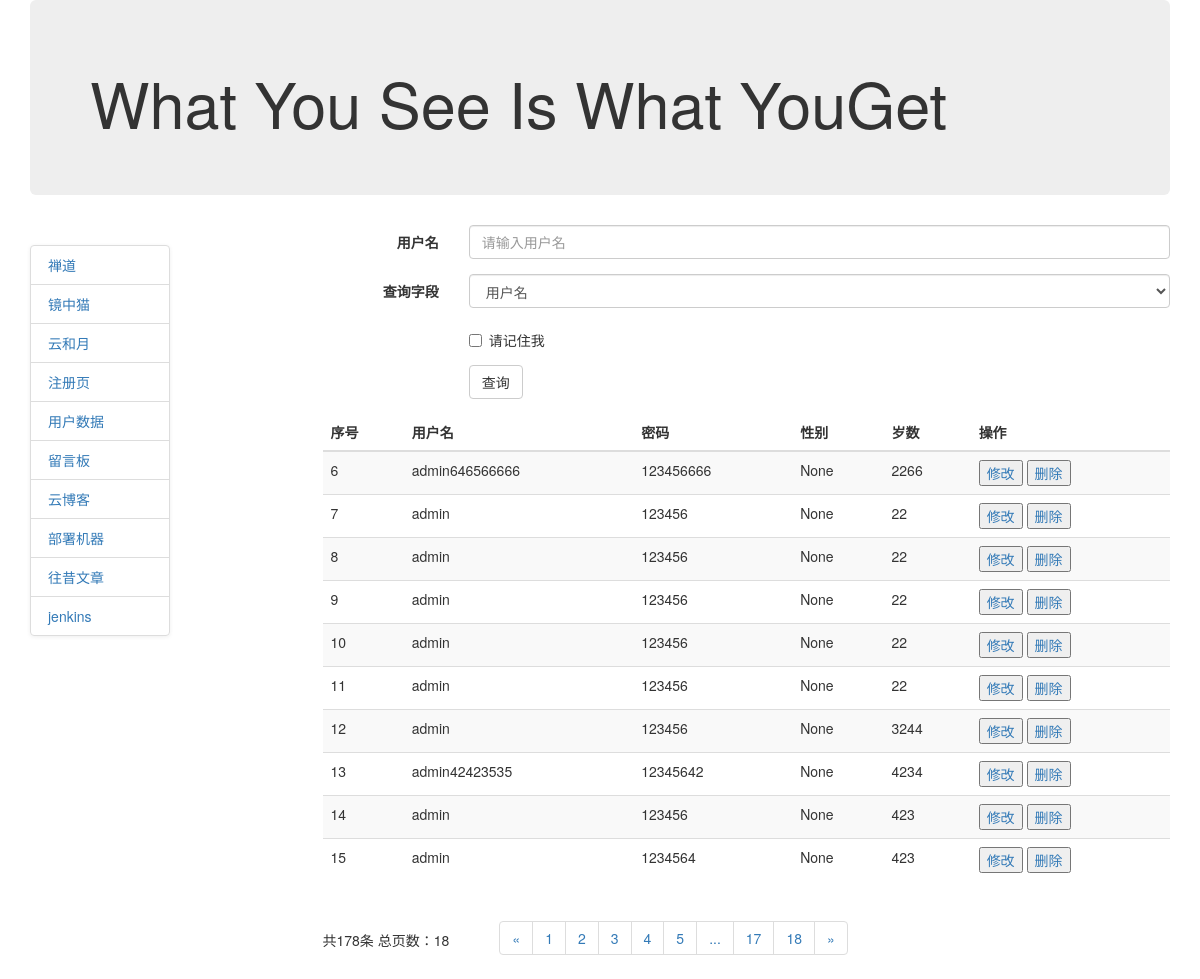
The page /user/userlist on the database as committed earlier.
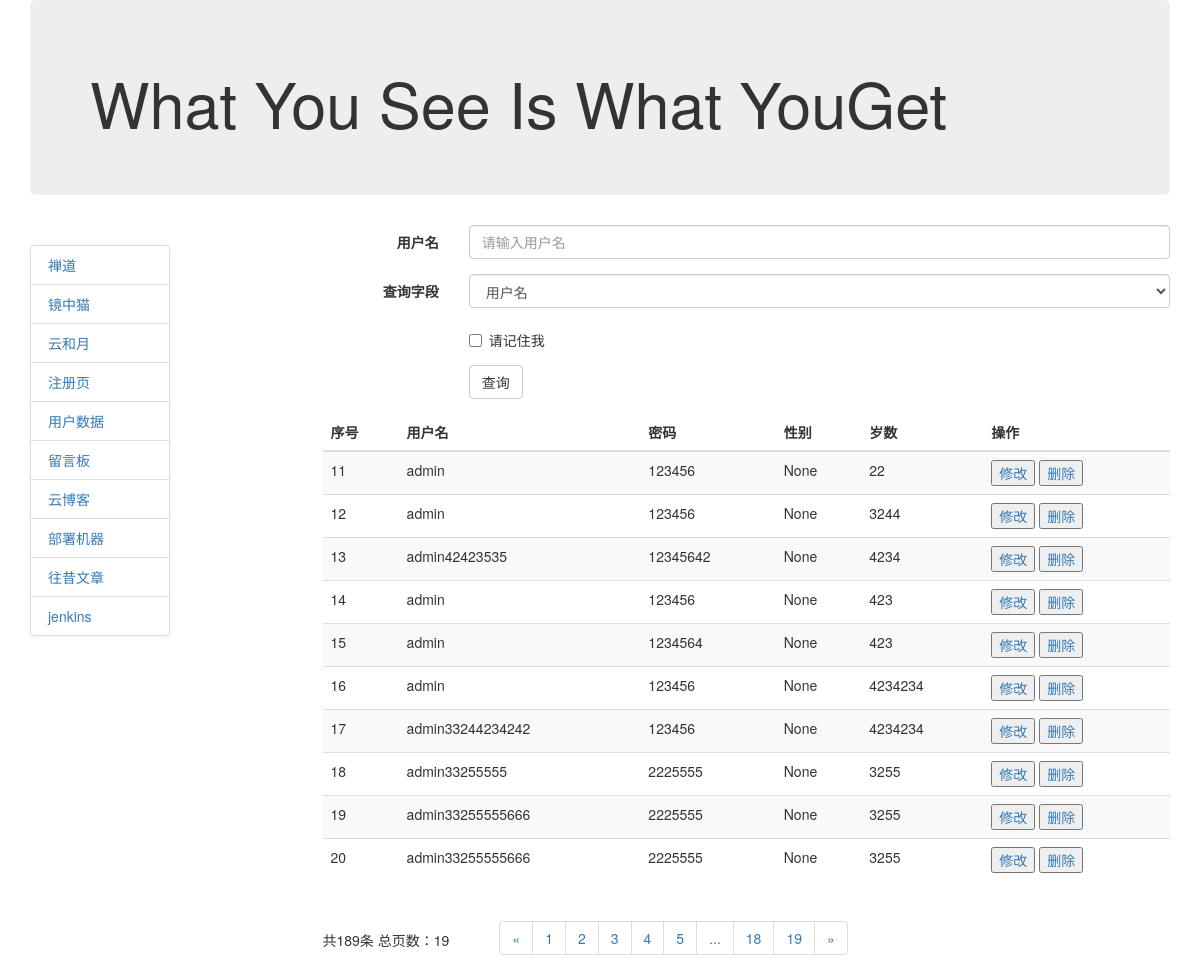
The same page on the database as committed later.
### models.py (models this page shows)
class User(db.Model):
    id = db.Column(db.Integer, primary_key=True)
    username = db.Column(db.String)
    password = db.Column(db.String)
    sex = db.Column(db.String)
    age = db.Column(db.Integer)

### views/users/users.py (the view)
@user_app.route("/userlist", methods=['get', 'post'])
def userList():
    if request.method == "POST":
        input_username = request.form['username']
        condition = {request.form['field']: input_username}
        print(condition)
        users = User.query.filter_by(**condition).all()
        if not input_username:
            users = User.query.all()
    else:
        page = request.args.get('page')
        if page is not None:
            users = User.query.paginate(int(page), 10)
        else:
            users = User.query.paginate(1, 10)
    return render_template("user/user_list.html", users=users.items,
                           pages=users.pages,  # 总页数
                           total=users.total,  # 总条数
                           pageList=users.iter_pages(),  # 自动分页
                           next_num=users.next_num,  # 下一页
                           prev_num=users.prev_num  # 上一页
                           )

### templates/user/user_list.html (shortened to what this page needs)
{% extends 'base02.html' %}
{% block content %}
<form class="form-horizontal" role="form" action="{{ url_for("user_app.userList") }}" method="post">
  <div class="form-group">
    <label for="username" class="col-sm-2 control-label">用户名</label>
    <div class="col-sm-10">
      <input type="text" class="form-control" id="username" name="username" placeholder="请输入用户名">
    </div>
  </div>
  <div class="form-group">
		<label for="field" class="col-xs-2 control-label">查询字段</label>
		<div class="col-xs-10">
			<select name="field" class="form-control">
				<option value="username">用户名</option>
			</select>
		</div>
  </div>
  <div class="form-group">
    <div class="col-sm-offset-2 col-sm-10">
      <div class="checkbox">
        <label>
          <input type="checkbox">请记住我
        </label>
      </div>
    </div>
  </div>
  <div class="form-group">
    <div class="col-sm-offset-2 col-sm-10">
      <button type="submit" class="btn btn-default">查询</button>
    </div>
  </div>
</form>
<table class="table table-striped">
  <thead>
    <tr>
		<th>序号</th>
		<th>用户名</th>
		<th>密码</th>
		<th>性别</th>
		<th>岁数</th>
		<th>操作</th>
	</tr>
  </thead>
  <tbody>
    {% for user in users %}
	<tr>
		<td>{{ user.id}}</td>
		<td>{{ user.username}}</td>
		<td>{{ user.password}}</td>
		<td>{{ user.sex}}</td>
		<td>{{ user.age}}</td>
		<td>
			<a href="{{ url_for("user_app.editUser", user_id=user.id) }}">
				 <button type="button">修改</button>
			</a>
			<a href="{{ url_for("user_app.deleteUser", user_id=user.id) }}">
				 <button type="button" onclick="return confirm('Are you sure?')">删除</button>
			</a>
		</td>
	</tr>
	{% endfor %}
  </tbody>
</table>
<table>
	<tr>
	<td>共{{ total }}条 总页数：{{ pages }}</td>
	<td >
		<ul class="pagination" style="margin-left: 50px">
			{% if prev_num != None %}
				<li><a href="?page={{ prev_num }}">&laquo;</a></li>
			{% else %}
				<li><a href="#">&laquo;</a></li>
			{% endif %}
			{% for page in pageList %}
				{% if page != None %}
					<li><a href="?page={{ page }}">{{ page }}</a></li>
				{% else %}
					<li><a href="#">...</a></li>
				{% endif %}
			{% endfor %}
			{% if next_num != None %}
				<li><a href="?page={{ next_num }}">&raquo;</a></li>
			{% else %}
				<li><a href="#">&raquo;</a></li>
			{% endif %}
		</ul>
	</td>
	</tr>
</table>
{% endblock %}

Rows that differ between the two databases and show on the page:
removed User: id "6", username "admin646566666", password "123456666", sex "None", age "2266"
removed User: id "7", username "admin", password "123456", sex "None", age "22"
removed User: id "8", username "admin", password "123456", sex "None", age "22"
removed User: id "9", username "admin", password "123456", sex "None", age "22"
removed User: id "10", username "admin", password "123456", sex "None", age "22"
now on this page (row unchanged): User: id "16", username "admin", password "123456", sex "None", age "4234234"
now on this page (row unchanged): User: id "17", username "admin33244234242", password "123456", sex "None", age "4234234"
now on this page (row unchanged): User: id "18", username "admin33255555", password "2225555", sex "None", age "3255"
now on this page (row unchanged): User: id "19", username "admin33255555666", password "2225555", sex "None", age "3255"
now on this page (row unchanged): User: id "20", username "admin33255555666", password "2225555", sex "None", age "3255"
Other text that changed with them:
{{ total }}: "178" → "189"
{{ pages }}: "18" → "19"
new list line: "19"
list line gone: "17"
